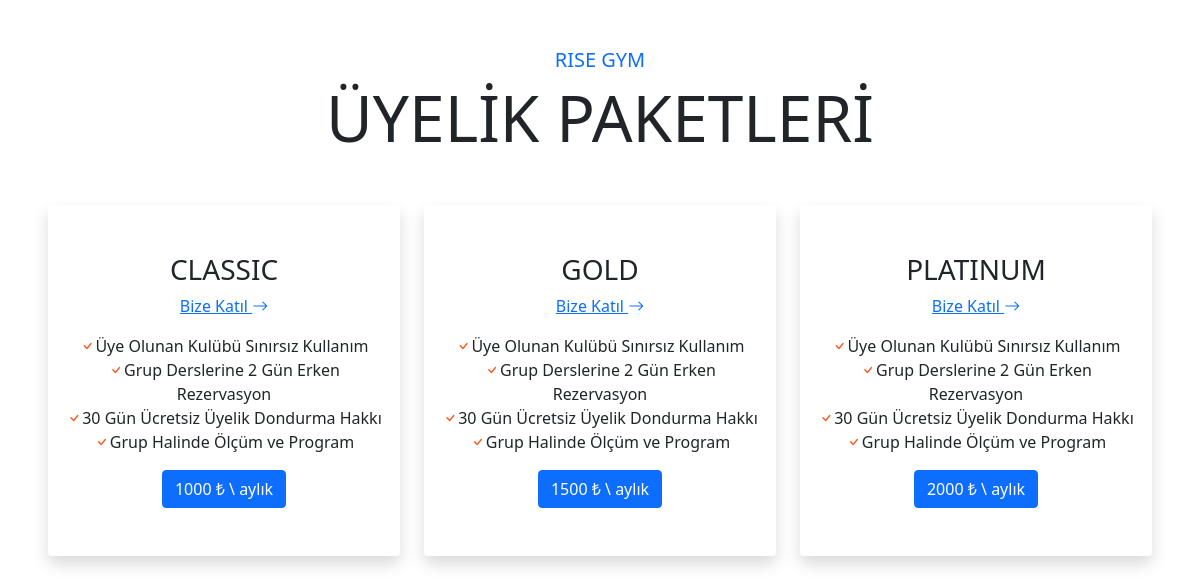
Screenshot of /paketler.php with the database file from the repository.
### tables this page shows
CREATE TABLE `genel_bilgiler` (
  `id` int(11) NOT NULL,
  `site_adi` varchar(255) NOT NULL,
  `slogan` varchar(255) NOT NULL,
  `hakkinda` text NOT NULL,
  `adres` varchar(255) NOT NULL,
  `telefon` varchar(15) NOT NULL,
  `email` varchar(55) NOT NULL,
  `kullanci_adi` varchar(55) NOT NULL,
  `sifre` varchar(255) NOT NULL,
  `www` varchar(55) NOT NULL,
  `neden_biz` text NOT NULL,
  `classic_paket_fiyat` int(11) NOT NULL,
  `gold_paket_fiyat` int(11) NOT NULL,
  `platinum_paket_fiyat` int(11) NOT NULL,
  `classic_aciklamalar` text NOT NULL,
  `gold_aciklamalar` text NOT NULL,
  `platinum_aciklamalar` mediumtext NOT NULL
);

### paketler.php (the view, shortened to what this page needs)
<?php
include('baglanti.php');
$sorgu_paketler = mysqli_query($baglanti, "SELECT classic_paket_fiyat, gold_paket_fiyat, platinum_paket_fiyat,
    classic_aciklamalar, gold_aciklamalar, platinum_aciklamalar
    FROM genel_bilgiler");
$paketler = mysqli_fetch_assoc($sorgu_paketler);
$classic_fiyat = $paketler['classic_paket_fiyat'];
$gold_fiyat = $paketler['gold_paket_fiyat'];
$platinum_fiyat = $paketler['platinum_paket_fiyat'];
$classic_aciklamalar = explode("\n", $paketler['classic_aciklamalar']);
$gold_aciklamalar = explode("\n", $paketler['gold_aciklamalar']);
$platinum_aciklamalar = explode("\n", $paketler['platinum_aciklamalar']);
?>
<!DOCTYPE html>
<html lang="tr">
<head>
    <link rel="stylesheet" href="https://maxcdn.bootstrapcdn.com/bootstrap/5.1.0/css/bootstrap.min.css">
    <link rel="stylesheet" href="https://cdnjs.cloudflare.com/ajax/libs/bootstrap-icons/1.10.0/font/bootstrap-icons.min.css">
</head>
<body>
<div class="container-fluid p-5">
    <div class="mb-5 text-center">
        <h5 class="text-primary text-uppercase">RISE GYM</h5>
        <h1 class="display-3 text-uppercase mb-0">Üyelik Paketleri</h1>
    </div>
    <div class="row g-4">
        <div class="col-lg-4 col-md-6">
            <div class="bg-white package-card py-5 px-3 text-center shadow rounded">
                <h3 class="package-title">CLASSIC</h3>
                <a href="#" class="join-btn" id="classic-join-btn" data-paket="classic">Bize Katıl <i class="bi bi-arrow-right"></i></a>
                <ul class="list-unstyled package-list mt-3">
                    <?php foreach ($classic_aciklamalar as $aciklama): ?>
                        <li class="bi bi-check custom-check"><?php echo htmlspecialchars($aciklama); ?></li>
                    <?php endforeach; ?>
                </ul>
                <a href="#" class="btn btn-primary price-btn" id="classic-price-btn" data-paket="classic"><?php echo $classic_fiyat ?> ₺ \ aylık</a>
            </div>
        </div>
        <div class="col-lg-4 col-md-6">
            <div class="bg-white package-card py-5 px-3 text-center shadow rounded">
                <h3 class="package-title">GOLD</h3>
                <a href="#" class="join-btn" id="gold-join-btn" data-paket="gold">Bize Katıl <i class="bi bi-arrow-right"></i></a>
                <ul class="list-unstyled package-list mt-3">
                    <?php foreach ($gold_aciklamalar as $aciklama): ?>
                        <li class="bi bi-check custom-check"><?php echo htmlspecialchars($aciklama); ?></li>
                    <?php endforeach; ?>
                </ul>
                <a href="#" class="btn btn-primary price-btn" id="gold-price-btn" data-paket="gold"><?php echo $gold_fiyat ?> ₺ \ aylık</a>
            </div>
        </div>
        <div class="col-lg-4 col-md-6">
            <div class="bg-white package-card py-5 px-3 text-center shadow rounded">
                <h3 class="package-title">PLATINUM</h3>
                <a href="#" class="join-btn" id="platinum-join-btn" data-paket="platinum">Bize Katıl <i class="bi bi-arrow-right"></i></a>
                <ul class="list-unstyled package-list mt-3">
                    <?php foreach ($platinum_aciklamalar as $aciklama): ?>
                        <li class="bi bi-check custom-check"><?php echo htmlspecialchars($aciklama); ?></li>
                    <?php endforeach; ?>
                </ul>
                <a href="#" class="btn btn-primary price-btn" id="platinum-price-btn" data-paket="platinum"><?php echo $platinum_fiyat ?> ₺ \ aylık</a>
            </div>
        </div>
    </div>
</div>
</body>
</html>

### paketler.php (style rules this page uses)
.custom-check::before { color: #FB5B21; }

### rows the page displays
genel_bilgiler: classic_aciklamalar "Üye Olunan Kulübü Sınırsız Kullanım", classic_aciklamalar "Grup Derslerine 2 Gün Erken Rezervasyon", classic_aciklamalar "30 Gün Ücretsiz Üyelik Dondurma Hakkı", classic_aciklamalar "Grup Halinde Ölçüm ve Program", classic_paket_fiyat "1000", gold_aciklamalar "Üye Olunan Kulübü Sınırsız Kullanım", gold_aciklamalar "Grup Derslerine 2 Gün Erken Rezervasyon", gold_aciklamalar "30 Gün Ücretsiz Üyelik Dondurma Hakkı", gold_aciklamalar "Grup Halinde Ölçüm ve Program", gold_paket_fiyat "1500", platinum_aciklamalar "Üye Olunan Kulübü Sınırsız Kullanım", platinum_aciklamalar "Grup Derslerine 2 Gün Erken Rezervasyon", platinum_aciklamalar "30 Gün Ücretsiz Üyelik Dondurma Hakkı", platinum_aciklamalar "Grup Halinde Ölçüm ve Program", platinum_paket_fiyat "2000"
